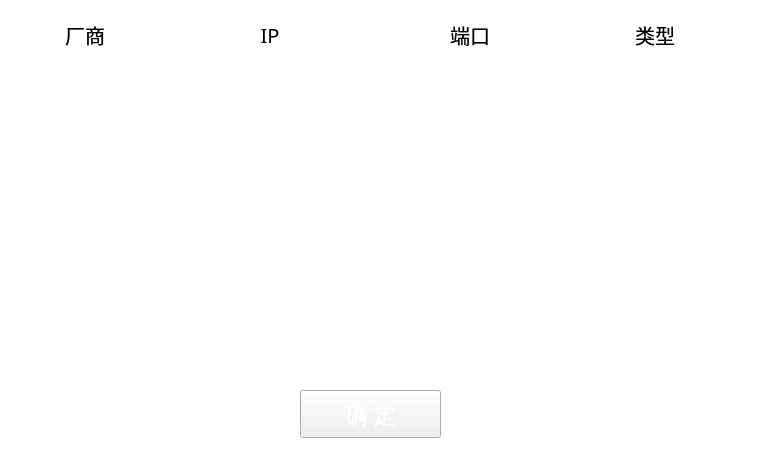
<?xml version="1.0" encoding="UTF-8"?>
<ui version="4.0">
 <class>FormLoginedDevices</class>
 <widget class="QWidget" name="FormLoginedDevices">
  <property name="geometry">
   <rect>
    <x>0</x>
    <y>0</y>
    <width>772</width>
    <height>476</height>
   </rect>
  </property>
  <property name="windowTitle">
   <string>Form</string>
  </property>
  <property name="styleSheet">
   <string notr="true">QWidget#FormLoginedDevices
{
	background-color: rgba(255, 255, 255, 0);
	border-image: url(:/png/logined_deveces_bg.png);
}

QLabel
{
	 border-top: 0px;
	 border-bottom: 0px; 
	 border-left: 0px; 
	 border-right-width: 1px;
     border-style: solid;
     border-color: rgb(255,255,255); 
	 font-size:20px;
	 color: rgb(0, 0, 0);
	 font-family:Microsoft Yahei;   
}</string>
  </property>
  <widget class="QPushButton" name="pushButtonConnect">
   <property name="geometry">
    <rect>
     <x>300</x>
     <y>390</y>
     <width>141</width>
     <height>48</height>
    </rect>
   </property>
   <property name="styleSheet">
    <string notr="true">QPushButton
{
	border-image: url(:/png/login.png);
    border-width: 0px;
	color: white;
	font-size: 22px;
}

QPushButton:hover
{
	
	border-image: url(:/png/login_focus.png);
}

QPushButton:pressed
{
	border-image: url(:/png/login_focus.png);	
}</string>
   </property>
   <property name="text">
    <string>确 定</string>
   </property>
  </widget>
  <widget class="QLabel" name="label_5">
   <property name="geometry">
    <rect>
     <x>10</x>
     <y>20</y>
     <width>151</width>
     <height>31</height>
    </rect>
   </property>
   <property name="palette">
    <palette>
     <active>
      <colorrole role="WindowText">
       <brush brushstyle="SolidPattern">
        <color alpha="255">
         <red>0</red>
         <green>0</green>
         <blue>0</blue>
        </color>
       </brush>
      </colorrole>
      <colorrole role="Button">
       <brush brushstyle="SolidPattern">
        <color alpha="255">
         <red>230</red>
         <green>228</green>
         <blue>232</blue>
        </color>
       </brush>
      </colorrole>
      <colorrole role="Text">
       <brush brushstyle="SolidPattern">
        <color alpha="255">
         <red>0</red>
         <green>0</green>
         <blue>0</blue>
        </color>
       </brush>
      </colorrole>
      <colorrole role="ButtonText">
       <brush brushstyle="SolidPattern">
        <color alpha="255">
         <red>0</red>
         <green>0</green>
         <blue>0</blue>
        </color>
       </brush>
      </colorrole>
      <colorrole role="Base">
       <brush brushstyle="SolidPattern">
        <color alpha="255">
         <red>230</red>
         <green>228</green>
         <blue>232</blue>
        </color>
       </brush>
      </colorrole>
      <colorrole role="Window">
       <brush brushstyle="SolidPattern">
        <color alpha="255">
         <red>230</red>
         <green>228</green>
         <blue>232</blue>
        </color>
       </brush>
      </colorrole>
     </active>
     <inactive>
      <colorrole role="WindowText">
       <brush brushstyle="SolidPattern">
        <color alpha="255">
         <red>0</red>
         <green>0</green>
         <blue>0</blue>
        </color>
       </brush>
      </colorrole>
      <colorrole role="Button">
       <brush brushstyle="SolidPattern">
        <color alpha="255">
         <red>230</red>
         <green>228</green>
         <blue>232</blue>
        </color>
       </brush>
      </colorrole>
      <colorrole role="Text">
       <brush brushstyle="SolidPattern">
        <color alpha="255">
         <red>0</red>
         <green>0</green>
         <blue>0</blue>
        </color>
       </brush>
      </colorrole>
      <colorrole role="ButtonText">
       <brush brushstyle="SolidPattern">
        <color alpha="255">
         <red>0</red>
         <green>0</green>
         <blue>0</blue>
        </color>
       </brush>
      </colorrole>
      <colorrole role="Base">
       <brush brushstyle="SolidPattern">
        <color alpha="255">
         <red>230</red>
         <green>228</green>
         <blue>232</blue>
        </color>
       </brush>
      </colorrole>
      <colorrole role="Window">
       <brush brushstyle="SolidPattern">
        <color alpha="255">
         <red>230</red>
         <green>228</green>
         <blue>232</blue>
        </color>
       </brush>
      </colorrole>
     </inactive>
     <disabled>
      <colorrole role="WindowText">
       <brush brushstyle="SolidPattern">
        <color alpha="255">
         <red>0</red>
         <green>0</green>
         <blue>0</blue>
        </color>
       </brush>
      </colorrole>
      <colorrole role="Button">
       <brush brushstyle="SolidPattern">
        <color alpha="255">
         <red>230</red>
         <green>228</green>
         <blue>232</blue>
        </color>
       </brush>
      </colorrole>
      <colorrole role="Text">
       <brush brushstyle="SolidPattern">
        <color alpha="255">
         <red>0</red>
         <green>0</green>
         <blue>0</blue>
        </color>
       </brush>
      </colorrole>
      <colorrole role="ButtonText">
       <brush brushstyle="SolidPattern">
        <color alpha="255">
         <red>0</red>
         <green>0</green>
         <blue>0</blue>
        </color>
       </brush>
      </colorrole>
      <colorrole role="Base">
       <brush brushstyle="SolidPattern">
        <color alpha="255">
         <red>230</red>
         <green>228</green>
         <blue>232</blue>
        </color>
       </brush>
      </colorrole>
      <colorrole role="Window">
       <brush brushstyle="SolidPattern">
        <color alpha="255">
         <red>230</red>
         <green>228</green>
         <blue>232</blue>
        </color>
       </brush>
      </colorrole>
     </disabled>
    </palette>
   </property>
   <property name="font">
    <font>
     <family>Microsoft Yahei</family>
     <pointsize>-1</pointsize>
    </font>
   </property>
   <property name="text">
    <string>厂商</string>
   </property>
   <property name="textFormat">
    <enum>Qt::RichText</enum>
   </property>
   <property name="alignment">
    <set>Qt::AlignCenter</set>
   </property>
   <property name="wordWrap">
    <bool>false</bool>
   </property>
  </widget>
  <widget class="QLabel" name="label_6">
   <property name="geometry">
    <rect>
     <x>160</x>
     <y>20</y>
     <width>221</width>
     <height>31</height>
    </rect>
   </property>
   <property name="palette">
    <palette>
     <active>
      <colorrole role="WindowText">
       <brush brushstyle="SolidPattern">
        <color alpha="255">
         <red>0</red>
         <green>0</green>
         <blue>0</blue>
        </color>
       </brush>
      </colorrole>
      <colorrole role="Button">
       <brush brushstyle="SolidPattern">
        <color alpha="255">
         <red>230</red>
         <green>228</green>
         <blue>232</blue>
        </color>
       </brush>
      </colorrole>
      <colorrole role="Text">
       <brush brushstyle="SolidPattern">
        <color alpha="255">
         <red>0</red>
         <green>0</green>
         <blue>0</blue>
        </color>
       </brush>
      </colorrole>
      <colorrole role="ButtonText">
       <brush brushstyle="SolidPattern">
        <color alpha="255">
         <red>0</red>
         <green>0</green>
         <blue>0</blue>
        </color>
       </brush>
      </colorrole>
      <colorrole role="Base">
       <brush brushstyle="SolidPattern">
        <color alpha="255">
         <red>230</red>
         <green>228</green>
         <blue>232</blue>
        </color>
       </brush>
      </colorrole>
      <colorrole role="Window">
       <brush brushstyle="SolidPattern">
        <color alpha="255">
         <red>230</red>
         <green>228</green>
         <blue>232</blue>
        </color>
       </brush>
      </colorrole>
     </active>
     <inactive>
      <colorrole role="WindowText">
       <brush brushstyle="SolidPattern">
        <color alpha="255">
         <red>0</red>
         <green>0</green>
         <blue>0</blue>
        </color>
       </brush>
      </colorrole>
      <colorrole role="Button">
       <brush brushstyle="SolidPattern">
        <color alpha="255">
         <red>230</red>
         <green>228</green>
         <blue>232</blue>
        </color>
       </brush>
      </colorrole>
      <colorrole role="Text">
       <brush brushstyle="SolidPattern">
        <color alpha="255">
         <red>0</red>
         <green>0</green>
         <blue>0</blue>
        </color>
       </brush>
      </colorrole>
      <colorrole role="ButtonText">
       <brush brushstyle="SolidPattern">
        <color alpha="255">
         <red>0</red>
         <green>0</green>
         <blue>0</blue>
        </color>
       </brush>
      </colorrole>
      <colorrole role="Base">
       <brush brushstyle="SolidPattern">
        <color alpha="255">
         <red>230</red>
         <green>228</green>
         <blue>232</blue>
        </color>
       </brush>
      </colorrole>
      <colorrole role="Window">
       <brush brushstyle="SolidPattern">
        <color alpha="255">
         <red>230</red>
         <green>228</green>
         <blue>232</blue>
        </color>
       </brush>
      </colorrole>
     </inactive>
     <disabled>
      <colorrole role="WindowText">
       <brush brushstyle="SolidPattern">
        <color alpha="255">
         <red>0</red>
         <green>0</green>
         <blue>0</blue>
        </color>
       </brush>
      </colorrole>
      <colorrole role="Button">
       <brush brushstyle="SolidPattern">
        <color alpha="255">
         <red>230</red>
         <green>228</green>
         <blue>232</blue>
        </color>
       </brush>
      </colorrole>
      <colorrole role="Text">
       <brush brushstyle="SolidPattern">
        <color alpha="255">
         <red>0</red>
         <green>0</green>
         <blue>0</blue>
        </color>
       </brush>
      </colorrole>
      <colorrole role="ButtonText">
       <brush brushstyle="SolidPattern">
        <color alpha="255">
         <red>0</red>
         <green>0</green>
         <blue>0</blue>
        </color>
       </brush>
      </colorrole>
      <colorrole role="Base">
       <brush brushstyle="SolidPattern">
        <color alpha="255">
         <red>230</red>
         <green>228</green>
         <blue>232</blue>
        </color>
       </brush>
      </colorrole>
      <colorrole role="Window">
       <brush brushstyle="SolidPattern">
        <color alpha="255">
         <red>230</red>
         <green>228</green>
         <blue>232</blue>
        </color>
       </brush>
      </colorrole>
     </disabled>
    </palette>
   </property>
   <property name="font">
    <font>
     <family>Microsoft Yahei</family>
     <pointsize>-1</pointsize>
    </font>
   </property>
   <property name="text">
    <string>IP</string>
   </property>
   <property name="textFormat">
    <enum>Qt::RichText</enum>
   </property>
   <property name="alignment">
    <set>Qt::AlignCenter</set>
   </property>
   <property name="wordWrap">
    <bool>false</bool>
   </property>
  </widget>
  <widget class="QLabel" name="label_7">
   <property name="geometry">
    <rect>
     <x>380</x>
     <y>20</y>
     <width>181</width>
     <height>31</height>
    </rect>
   </property>
   <property name="palette">
    <palette>
     <active>
      <colorrole role="WindowText">
       <brush brushstyle="SolidPattern">
        <color alpha="255">
         <red>0</red>
         <green>0</green>
         <blue>0</blue>
        </color>
       </brush>
      </colorrole>
      <colorrole role="Button">
       <brush brushstyle="SolidPattern">
        <color alpha="255">
         <red>230</red>
         <green>228</green>
         <blue>232</blue>
        </color>
       </brush>
      </colorrole>
      <colorrole role="Text">
       <brush brushstyle="SolidPattern">
        <color alpha="255">
         <red>0</red>
         <green>0</green>
         <blue>0</blue>
        </color>
       </brush>
      </colorrole>
      <colorrole role="ButtonText">
       <brush brushstyle="SolidPattern">
        <color alpha="255">
         <red>0</red>
         <green>0</green>
         <blue>0</blue>
        </color>
       </brush>
      </colorrole>
      <colorrole role="Base">
       <brush brushstyle="SolidPattern">
        <color alpha="255">
         <red>230</red>
         <green>228</green>
         <blue>232</blue>
        </color>
       </brush>
      </colorrole>
      <colorrole role="Window">
       <brush brushstyle="SolidPattern">
        <color alpha="255">
         <red>230</red>
         <green>228</green>
         <blue>232</blue>
        </color>
       </brush>
      </colorrole>
     </active>
     <inactive>
      <colorrole role="WindowText">
       <brush brushstyle="SolidPattern">
        <color alpha="255">
         <red>0</red>
         <green>0</green>
         <blue>0</blue>
        </color>
       </brush>
      </colorrole>
      <colorrole role="Button">
       <brush brushstyle="SolidPattern">
        <color alpha="255">
         <red>230</red>
         <green>228</green>
         <blue>232</blue>
        </color>
       </brush>
      </colorrole>
      <colorrole role="Text">
       <brush brushstyle="SolidPattern">
        <color alpha="255">
         <red>0</red>
         <green>0</green>
         <blue>0</blue>
        </color>
       </brush>
      </colorrole>
      <colorrole role="ButtonText">
       <brush brushstyle="SolidPattern">
        <color alpha="255">
         <red>0</red>
         <green>0</green>
         <blue>0</blue>
        </color>
       </brush>
      </colorrole>
      <colorrole role="Base">
       <brush brushstyle="SolidPattern">
        <color alpha="255">
         <red>230</red>
         <green>228</green>
         <blue>232</blue>
        </color>
       </brush>
      </colorrole>
      <colorrole role="Window">
       <brush brushstyle="SolidPattern">
        <color alpha="255">
         <red>230</red>
         <green>228</green>
         <blue>232</blue>
        </color>
       </brush>
      </colorrole>
     </inactive>
     <disabled>
      <colorrole role="WindowText">
       <brush brushstyle="SolidPattern">
        <color alpha="255">
         <red>0</red>
         <green>0</green>
         <blue>0</blue>
        </color>
       </brush>
      </colorrole>
      <colorrole role="Button">
       <brush brushstyle="SolidPattern">
        <color alpha="255">
         <red>230</red>
         <green>228</green>
         <blue>232</blue>
        </color>
       </brush>
      </colorrole>
      <colorrole role="Text">
       <brush brushstyle="SolidPattern">
        <color alpha="255">
         <red>0</red>
         <green>0</green>
         <blue>0</blue>
        </color>
       </brush>
      </colorrole>
      <colorrole role="ButtonText">
       <brush brushstyle="SolidPattern">
        <color alpha="255">
         <red>0</red>
         <green>0</green>
         <blue>0</blue>
        </color>
       </brush>
      </colorrole>
      <colorrole role="Base">
       <brush brushstyle="SolidPattern">
        <color alpha="255">
         <red>230</red>
         <green>228</green>
         <blue>232</blue>
        </color>
       </brush>
      </colorrole>
      <colorrole role="Window">
       <brush brushstyle="SolidPattern">
        <color alpha="255">
         <red>230</red>
         <green>228</green>
         <blue>232</blue>
        </color>
       </brush>
      </colorrole>
     </disabled>
    </palette>
   </property>
   <property name="font">
    <font>
     <family>Microsoft Yahei</family>
     <pointsize>-1</pointsize>
    </font>
   </property>
   <property name="text">
    <string>端口</string>
   </property>
   <property name="textFormat">
    <enum>Qt::RichText</enum>
   </property>
   <property name="alignment">
    <set>Qt::AlignCenter</set>
   </property>
   <property name="wordWrap">
    <bool>false</bool>
   </property>
  </widget>
  <widget class="QLabel" name="label_8">
   <property name="geometry">
    <rect>
     <x>560</x>
     <y>20</y>
     <width>191</width>
     <height>31</height>
    </rect>
   </property>
   <property name="palette">
    <palette>
     <active>
      <colorrole role="WindowText">
       <brush brushstyle="SolidPattern">
        <color alpha="255">
         <red>0</red>
         <green>0</green>
         <blue>0</blue>
        </color>
       </brush>
      </colorrole>
      <colorrole role="Button">
       <brush brushstyle="SolidPattern">
        <color alpha="255">
         <red>230</red>
         <green>228</green>
         <blue>232</blue>
        </color>
       </brush>
      </colorrole>
      <colorrole role="Text">
       <brush brushstyle="SolidPattern">
        <color alpha="255">
         <red>0</red>
         <green>0</green>
         <blue>0</blue>
        </color>
       </brush>
      </colorrole>
      <colorrole role="ButtonText">
       <brush brushstyle="SolidPattern">
        <color alpha="255">
         <red>0</red>
         <green>0</green>
         <blue>0</blue>
        </color>
       </brush>
      </colorrole>
      <colorrole role="Base">
       <brush brushstyle="SolidPattern">
        <color alpha="255">
         <red>230</red>
         <green>228</green>
         <blue>232</blue>
        </color>
       </brush>
      </colorrole>
      <colorrole role="Window">
       <brush brushstyle="SolidPattern">
        <color alpha="255">
         <red>230</red>
         <green>228</green>
         <blue>232</blue>
        </color>
       </brush>
      </colorrole>
     </active>
     <inactive>
      <colorrole role="WindowText">
       <brush brushstyle="SolidPattern">
        <color alpha="255">
         <red>0</red>
         <green>0</green>
         <blue>0</blue>
        </color>
       </brush>
      </colorrole>
      <colorrole role="Button">
       <brush brushstyle="SolidPattern">
        <color alpha="255">
         <red>230</red>
         <green>228</green>
         <blue>232</blue>
        </color>
       </brush>
      </colorrole>
      <colorrole role="Text">
       <brush brushstyle="SolidPattern">
        <color alpha="255">
         <red>0</red>
         <green>0</green>
         <blue>0</blue>
        </color>
       </brush>
      </colorrole>
      <colorrole role="ButtonText">
       <brush brushstyle="SolidPattern">
        <color alpha="255">
         <red>0</red>
         <green>0</green>
         <blue>0</blue>
        </color>
       </brush>
      </colorrole>
      <colorrole role="Base">
       <brush brushstyle="SolidPattern">
        <color alpha="255">
         <red>230</red>
         <green>228</green>
         <blue>232</blue>
        </color>
       </brush>
      </colorrole>
      <colorrole role="Window">
       <brush brushstyle="SolidPattern">
        <color alpha="255">
         <red>230</red>
         <green>228</green>
         <blue>232</blue>
        </color>
       </brush>
      </colorrole>
     </inactive>
     <disabled>
      <colorrole role="WindowText">
       <brush brushstyle="SolidPattern">
        <color alpha="255">
         <red>0</red>
         <green>0</green>
         <blue>0</blue>
        </color>
       </brush>
      </colorrole>
      <colorrole role="Button">
       <brush brushstyle="SolidPattern">
        <color alpha="255">
         <red>230</red>
         <green>228</green>
         <blue>232</blue>
        </color>
       </brush>
      </colorrole>
      <colorrole role="Text">
       <brush brushstyle="SolidPattern">
        <color alpha="255">
         <red>0</red>
         <green>0</green>
         <blue>0</blue>
        </color>
       </brush>
      </colorrole>
      <colorrole role="ButtonText">
       <brush brushstyle="SolidPattern">
        <color alpha="255">
         <red>0</red>
         <green>0</green>
         <blue>0</blue>
        </color>
       </brush>
      </colorrole>
      <colorrole role="Base">
       <brush brushstyle="SolidPattern">
        <color alpha="255">
         <red>230</red>
         <green>228</green>
         <blue>232</blue>
        </color>
       </brush>
      </colorrole>
      <colorrole role="Window">
       <brush brushstyle="SolidPattern">
        <color alpha="255">
         <red>230</red>
         <green>228</green>
         <blue>232</blue>
        </color>
       </brush>
      </colorrole>
     </disabled>
    </palette>
   </property>
   <property name="font">
    <font>
     <family>Microsoft Yahei</family>
     <pointsize>-1</pointsize>
    </font>
   </property>
   <property name="styleSheet">
    <string notr="true">QLabel
{
	border-width: 0px;
};</string>
   </property>
   <property name="text">
    <string>类型</string>
   </property>
   <property name="textFormat">
    <enum>Qt::RichText</enum>
   </property>
   <property name="alignment">
    <set>Qt::AlignCenter</set>
   </property>
   <property name="wordWrap">
    <bool>false</bool>
   </property>
  </widget>
  <widget class="ListView" name="listViewDevices">
   <property name="geometry">
    <rect>
     <x>18</x>
     <y>57</y>
     <width>738</width>
     <height>307</height>
    </rect>
   </property>
   <property name="styleSheet">
    <string notr="true">QWidget#listViewDevices
{
	background-color: rgba(255, 255, 255, 0);
}</string>
   </property>
   <property name="widgetResizable">
    <bool>true</bool>
   </property>
   <widget class="QWidget" name="scrollAreaWidgetContents">
    <property name="geometry">
     <rect>
      <x>0</x>
      <y>0</y>
      <width>736</width>
      <height>305</height>
     </rect>
    </property>
    <property name="styleSheet">
     <string notr="true">QWidget
{
	background-color: rgba(255, 255, 255, 0);
}</string>
    </property>
   </widget>
  </widget>
 </widget>
 <customwidgets>
  <customwidget>
   <class>ListView</class>
   <extends>QScrollArea</extends>
   <header>listview.h</header>
   <container>1</container>
  </customwidget>
 </customwidgets>
 <resources/>
 <connections/>
</ui>
